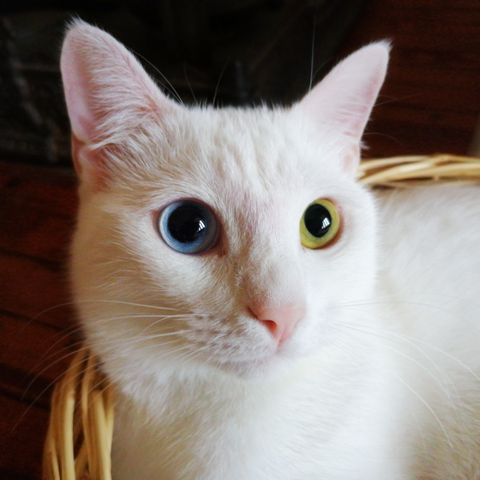
#> input picture Odev1/cat.png, 480 x 480 px
$ python main.py
#> lines starting #> are read from the running program, lines starting #| are printed output that depends on the picture
#İsmail ÖNER 02200201041

import cv2 as cv
import numpy as nm

img = cv.imread('cat.png' , 0)
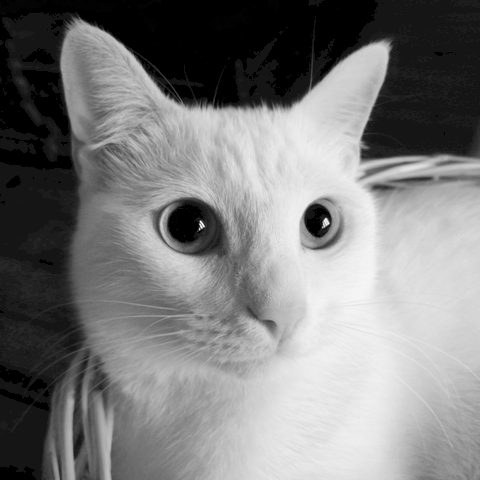
#> img: shape (480, 480); min 0, max 255, mean 124.7
cv.imshow('image', img)
cv.waitKey()
cv.destroyAllWindows()

hist = nm.zeros(256)
[x,y] = nm.shape(img)
#> x = 480; y = 480
for i in range(0,y):
    for z in range(0,x):
        a = img[z,i]
        hist[a] = hist[a] + 1
#> after the loop, hist = 256 values, max 28152 at index 21, min 0 at index 31, mean 900

for i in range(0,256):
    print("{0} - {1}".format(i,hist[i]))
#> this loop made 256 passes
#| 0 - 25468.0
#| 1 - 63.0
#| 2 - 522.0
#| 3 - 442.0
#| 4 - 208.0
#| 5 - 253.0
#| 6 - 80.0
#| 7 - 26.0
#> (further printed lines are left out)
